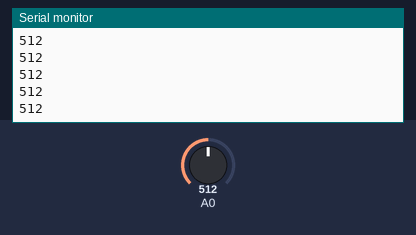
The sketch below on a simulated Arduino Uno, built with avr-gcc and run on an emulated ATmega328P. Shown: the last lines printed to the serial monitor. Inputs (shaded band) come from the test bench; at power-on: A0 = 512.

Above: at 1.2 s.
1.3 s: A0 set to 716
At 1.31 s:
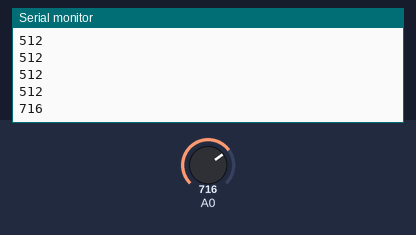
2.8 s: A0 set to 900
At 2.81 s:
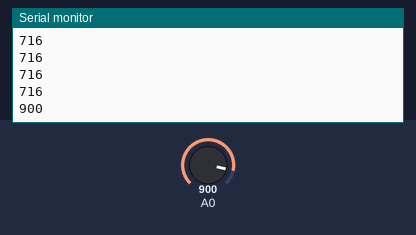
Timing chart, 0 to 5.8 s (numbered marks = the images above; inputs shaded):
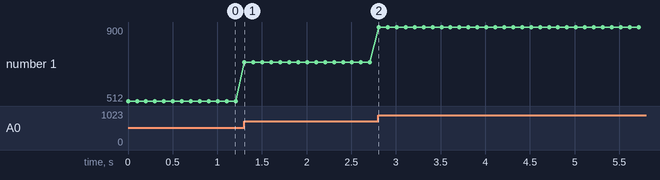

Measured:
- after the input at 1.3 s, the serial monitor: prints a new line at once (image 1)
- after the input at 2.8 s, the serial monitor: prints a new line at once (image 2)
- plotted number 1: 512 → 716 after the input at 1.3 s, 716 → 900 after the input at 2.8 s

The sketch:

mq7_co2.ino
```cpp
/* Ver el video para conectarlo
 * https://www.youtube.com/watch?v=BIf_mpnsZvY
 * Conexión http://wiring.org.co/learning/basics/airqualitymq135.html
 * Pines https://cdn.sparkfun.com/datasheets/BreakoutBoards/Gas_Sensor_Breakout-v12.pdf
 * productores https://www.sparkfun.com/products/8891
 *
 */

int sensorValue;

void setup()
{
  Serial.begin(9600);      // sets the serial port to 9600
}

void loop()
{
  sensorValue = analogRead(0);       // read analog input pin 0
  Serial.println(sensorValue, DEC);  // prints the value read
  delay(100);                        // wait 100ms for next reading
}
```
